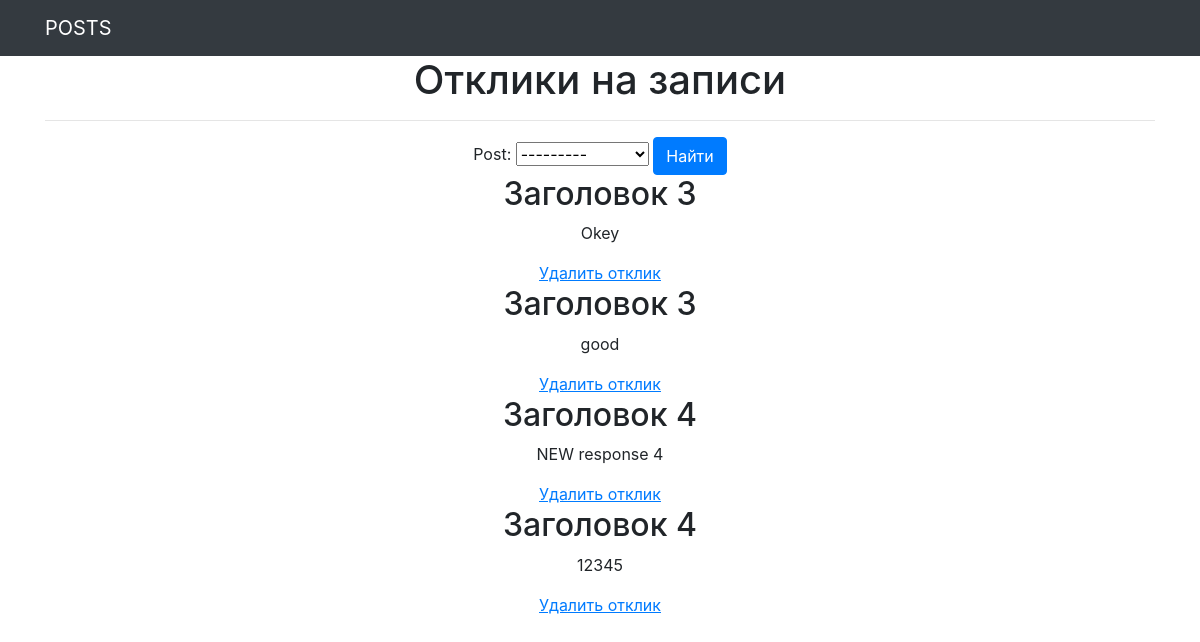
The page /posts/response_list/ (signed in) on the database its author committed.
### board_app/models.py (models this page shows)
class Response(models.Model):
    post = models.ForeignKey(Post, on_delete=models.CASCADE)
    responseAuthor = models.ForeignKey(User, on_delete=models.CASCADE)
    text = models.TextField()
    isAccepted = models.BooleanField(null=True)

class Post(models.Model):
    author = models.ForeignKey(Author, on_delete=models.CASCADE)
    dateCreation = models.DateTimeField(auto_now_add=True)
    category = models.CharField(verbose_name='Категория', max_length=3, choices=CATEGORIES, default='T')
    title = models.CharField(max_length=128)
    content = CKEditor5Field('Text', blank=True, null=True, config_name='extends')

### board_app/views.py (the view)
# urls.py: path('response_list/', ResponseList.as_view()),
class ResponseList(LoginRequiredMixin, ListView):
    model = Response
    template_name = 'response_list.html'
    context_object_name = 'responses'
    def get_context_data(self, **kwargs):
        context = super().get_context_data(**kwargs)
        context['filter'] = ResponseFilter(self.request.GET, queryset=self.get_queryset())
        return context

### templates/response_list.html (shortened to what this page needs)
{% extends 'default.html' %}
{% block content %}
    <h1>Отклики на записи</h1>
    <hr>
    <form method="GET">
        {{ filter.form }}
        <input class="btn btn-primary" type="submit" value="Найти">
    </form>
        {% for response in filter.qs %}
            <h2>{{ response.post.title }}</h2>
            <p>{{ response.text }}</p>
            <a href="{% url 'response_delete' response.id %}"><u>Удалить отклик</u></a>
        {% endfor %}
{% endblock content %}

### rows shown on the page
Response: post "Заголовок 3", text "Okey"
Response: post "Заголовок 3", text "good"
Response: post "Заголовок 4", text "NEW response 4"
Response: post "Заголовок 4", text "12345"
